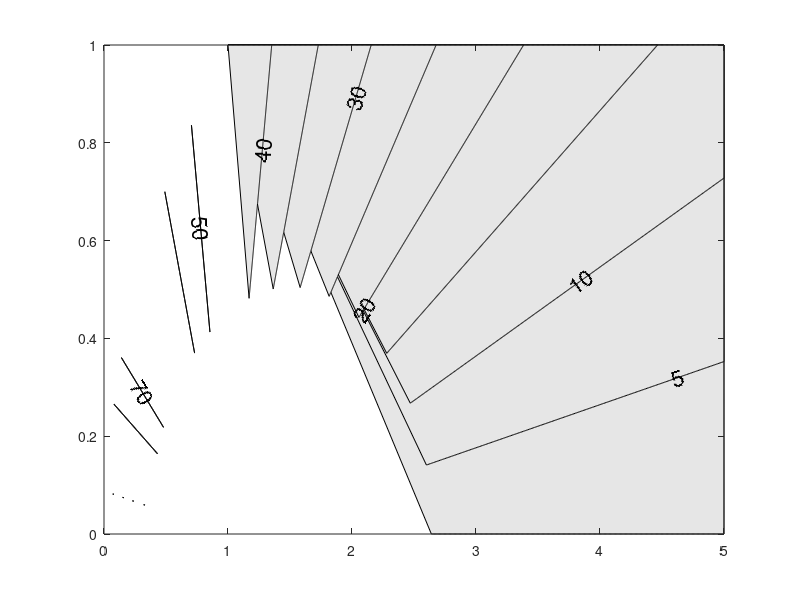

MATLAB code for this plot: (Note: this script raises an error after producing the figure.)
% INITIAL STRESS FIELD FOR IN PLANE, 2D SIMULATION OF A STRIKE-SLIP FAULT
% by Louise Jeandet Ribes, Sept. 2022
% after Jeandet Ribes et. al, 2022 (in prep)

% This code checks if an initial stress field actually
% corresponds to a strike-slip context in 3D, taking into account the out-of-plane stress tensor

clc;clear;close all

%% INPUTS - change only this section

% In-plane stresses
Sxx = -6.7263e+07;
Syy = -8.4336e+07;
Sxy = 2.3455e+07;

% Poisson ratio
nu = 0.2749; 

%% Compute principal stresses

Szz = nu*(Sxx+Syy); % out-of-plane stress
S = [Sxx Sxy 0;Sxy Syy 0;0 0 Szz]; % stress tensor
PS = eig(S); % principal stresses

if find(Szz==PS)==2
    disp('this is a stress field for strike-slip faulting')
elseif find(Szz==PS)==3
    disp('this is a stress field for reverse faulting')
end

gamma_test = Sxx/Syy;
f0_test = -Sxy/Syy;

%% Plot stress field

% PLOT CRITERION 
gamma = [0:0.01:5];f0 = [0:0.001:1];
gamma2 = repmat(gamma,numel(f0),1);f02 = repmat(f0',1,numel(gamma));
Psi_2D = 0.5*atan2d(2.*f02,(gamma2-1));

f1 =  sqrt((gamma2-1).^2./(gamma2+1).^2 + 4*f02.^2./(gamma2+1).^2);

Psi_2D(1-2*nu > f1) = NaN; % Condition for S3 > S2 (convention : positive in tension)
Psi_2D(f1 > 1) = NaN; % Condition for compressive stresses

figure(1);
clf
[C,h] = contourf(gamma,f0,Psi_2D,0:5:90,'-k');
colormap([0.9 0.9 0.9]);hold on
clabel(C,h,[5,10,20,30,40,50,70],'LabelSpacing',300,'FontSize',16,'Color','k');
drawnow();
txt = get(h,'TextPrims');
v = str2double(get(txt,'String'));

% label axis and name areas 
ylabel('$f_0  = -\sigma^o_{xy} / \sigma^o_{yy}$ ','Interpreter','latex','FOntSize',26)
xlabel('$\gamma = \sigma^o_{xx} / \sigma^o_{yy}$ ','Interpreter','latex','FOntSize',26)
text(1,0.12,{'forbidden'},'FOntSize',20,...
     'HorizontalAlignment','Left','Interpreter','latex')
text(1,0.06,{'regime'},'FOntSize',20,...
     'HorizontalAlignment','Left','Interpreter','latex')
text(0.25,0.7,{'tensile'},'FOntSize',20,...
     'Rotation',60,'Interpreter','latex')

grid off
set(gca,'layer','top')
set(gca,'TickLabelInterpreter','latex')
set(gcf,'Color','w')
ax = gca;
ax.GridColor = [0 0 1]; 
h.Annotation.LegendInformation.IconDisplayStyle='off';

% PLOT YOUR PARAMETERS
figure(1);
plot(gamma_test,f0_test,'r.','markersize',20,'linewidth',2)

% fix labels
set(txt(1),'String',sprintf('%s',[num2str(v(1)),'°' ]))
for ii=2:length(v)
    set(txt(ii),'String',sprintf('%s',[num2str(v(ii)),'°' ]))
end